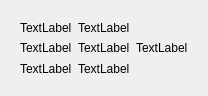
<?xml version="1.0" encoding="UTF-8"?>
<ui version="4.0">
 <class>configCardWidgetForm</class>
 <widget class="QWidget" name="configCardWidgetForm">
  <property name="geometry">
   <rect>
    <x>0</x>
    <y>0</y>
    <width>195</width>
    <height>96</height>
   </rect>
  </property>
  <property name="windowTitle">
   <string>Form</string>
  </property>
  <layout class="QGridLayout" name="gridLayout_2">
   <item row="0" column="0">
    <widget class="QWidget" name="configCardContainer" native="true">
     <layout class="QGridLayout" name="gridLayout">
      <item row="0" column="0">
       <widget class="QLabel" name="littleLabel">
        <property name="text">
         <string>TextLabel</string>
        </property>
       </widget>
      </item>
      <item row="1" column="3">
       <widget class="QLabel" name="keyLabel">
        <property name="text">
         <string>TextLabel</string>
        </property>
       </widget>
      </item>
      <item row="0" column="1">
       <widget class="QLabel" name="ringLabel">
        <property name="text">
         <string>TextLabel</string>
        </property>
       </widget>
      </item>
      <item row="1" column="0">
       <widget class="QLabel" name="middleLabel">
        <property name="text">
         <string>TextLabel</string>
        </property>
       </widget>
      </item>
      <item row="1" column="1">
       <widget class="QLabel" name="indexLabel">
        <property name="text">
         <string>TextLabel</string>
        </property>
       </widget>
      </item>
      <item row="2" column="0">
       <widget class="QLabel" name="repeatLabel">
        <property name="text">
         <string>TextLabel</string>
        </property>
       </widget>
      </item>
      <item row="2" column="1">
       <widget class="QLabel" name="durationLabel">
        <property name="text">
         <string>TextLabel</string>
        </property>
       </widget>
      </item>
     </layout>
    </widget>
   </item>
  </layout>
 </widget>
 <resources/>
 <connections/>
</ui>
